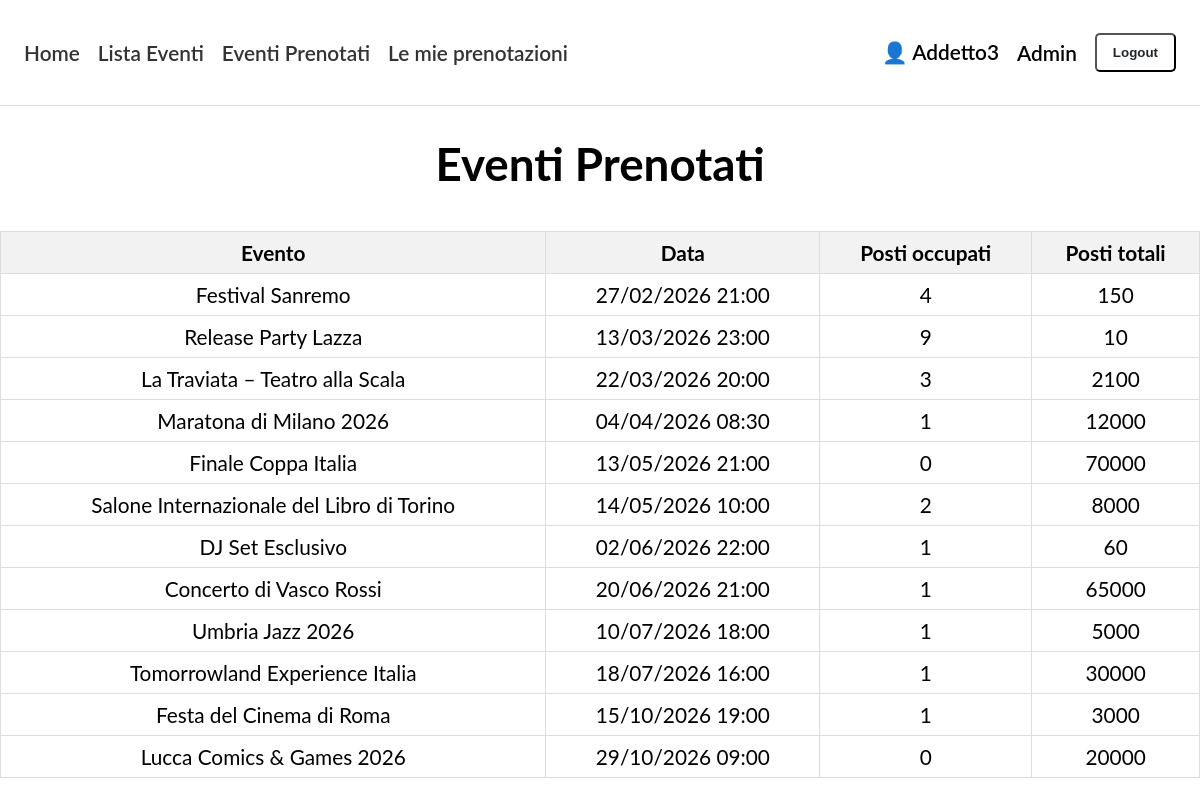
The page /events/prenotazioni-eventi/ (signed in) on the database its author committed.
### events/models.py (models this page shows, shortened)
class Evento(models.Model):
    titolo = models.CharField(max_length=200)
    descrizione = models.TextField(blank=True)
    data = models.DateTimeField()
    posti_totali = models.PositiveIntegerField()
    creatore = models.ForeignKey(User, on_delete=models.CASCADE)
    immagine = models.ImageField(upload_to="eventi/",blank=True,null=True)
    class Meta:
        verbose_name = "Evento"
        verbose_name_plural = "Eventi"

### events/views.py (the view)
# urls.py: path('prenotazioni-eventi/',views.prenotazioni_eventi,name='prenotazioni-eventi'),
@staff_member_required
def prenotazioni_eventi(request):
    eventi = Evento.objects.filter(
        data__gt=timezone.now()
    ).order_by('data')
    return render(request, 'events/prenotazioni_eventi.html', {
        'eventi': eventi
    })

### events/templates/events/prenotazioni_eventi.html
{% extends "base_generic.html" %}
{% block content %}
<h1 class="title">Eventi Prenotati</h1>
<table class="admin-table">
  <tr>
    <th>Evento</th>
    <th>Data</th>
    <th>Posti occupati</th>
    <th>Posti totali</th>
  </tr>
  {% for evento in eventi %}
  <tr>
    <td>{{ evento.titolo }}</td>
    <td>{{ evento.data|date:"d/m/Y H:i" }}</td>
    <td>{{ evento.prenotazione_set.count }}</td>
    <td>{{ evento.posti_totali }}</td>
  </tr>
  {% endfor %}
</table>
{% endblock %}

### events/templates/base_generic.html (shortened to what this page needs)
<!DOCTYPE html>
<html lang="en">
<head>
  {% load static %}
  <link rel="stylesheet" href="{% static 'css/styles.css' %}">
</head>
<body>
  <nav class="top-nav">
    <div class="nav-inner">
      <ul class="sidebar-nav">
        <li><a href="{% url 'index' %}">Home</a></li>
        <li><a href="{% url 'evento-list' %}">Lista Eventi</a></li>
        {% if user.is_staff %}
        <li>
          <a href="{% url 'prenotazioni-eventi' %}">
            Eventi Prenotati
          </a>
        </li>
        {% endif %}
        {% if user.is_authenticated %}
        <li>
          <a href="{% url 'mie-prenotazioni' %}">
            Le mie prenotazioni
          </a>
        </li>
        <li class="nav-user">
          👤 {{ user.get_username }}
        </li>
        {% if user.is_staff %}
        <li>
          <a href="/admin/" class="nav-admin">
            Admin
          </a>
        </li>
        {% endif %}
        <li>
          <form method="post" action="{% url 'logout' %}?next={% url 'index' %}">
            <button type="submit" class="btn btn-warning">Logout</button>
          </form>
        </li>
        {% else %}
        <li class="nav-auth"><a href="{% url 'login' %}?next=/events/">Accedi</a></li>
        <li class="nav-auth"><a href="{% url 'signup' '/' %}">Registrati</a></li>
        {% endif %}
      </ul>
    </div>
  </nav>
  <div class="container">
    {% block content %}
    {% endblock %}
  </div>
</body>
</html>

### events/static/css/styles.css (style rules this page uses)
body { font-family: "Lato", sans-serif; font-size: 1.3em; margin: 0; padding: 0; }
.top-nav { position: sticky; top: 0; z-index: 1000; background-color: #fff; border-bottom: 1px solid #ddd; padding: 12px 24px; }
.sidebar-nav { display: flex; align-items: center; list-style: none; padding-left: 0; gap: 18px; font-weight: 600; }
.nav-user { margin-left: auto; display: flex; align-items: center; gap: 8px; font-weight: 600; }
.sidebar-nav a.nav-admin { color: #000; }
a { color: #333; text-decoration: none; transition: color 0.15s ease; }
.title { text-align: center; font-size: 2.2em; margin: 30px 0 40px; }
.btn { display: inline-block; padding: 10px 16px; border-radius: 5px; text-decoration: none; font-weight: 600; }
.btn-warning { background-color: white; color: #212529; }
.admin-table { width: 100%; border-collapse: collapse; margin-top: 20px; }
.admin-table th, .admin-table td { padding: 8px; border: 1px solid #ddd; text-align: center; }
.admin-table th { background-color: #f2f2f2; }

### rows shown on the page
Evento: titolo "Festival Sanremo", data "27/02/2026 21:00", prenotazione_set.count "4", posti_totali "150"
Evento: titolo "Release Party Lazza", data "13/03/2026 23:00", prenotazione_set.count "9", posti_totali "10"
Evento: titolo "La Traviata – Teatro alla Scala", data "22/03/2026 20:00", prenotazione_set.count "3", posti_totali "2100"
Evento: titolo "Maratona di Milano 2026", data "04/04/2026 08:30", prenotazione_set.count "1", posti_totali "12000"
Evento: titolo "Finale Coppa Italia", data "13/05/2026 21:00", prenotazione_set.count "0", posti_totali "70000"
Evento: titolo "Salone Internazionale del Libro di Torino", data "14/05/2026 10:00", prenotazione_set.count "2", posti_totali "8000"
Evento: titolo "DJ Set Esclusivo", data "02/06/2026 22:00", prenotazione_set.count "1", posti_totali "60"
Evento: titolo "Concerto di Vasco Rossi", data "20/06/2026 21:00", prenotazione_set.count "1", posti_totali "65000"
Evento: titolo "Umbria Jazz 2026", data "10/07/2026 18:00", prenotazione_set.count "1", posti_totali "5000"
Evento: titolo "Tomorrowland Experience Italia", data "18/07/2026 16:00", prenotazione_set.count "1", posti_totali "30000"
Evento: titolo "Festa del Cinema di Roma", data "15/10/2026 19:00", prenotazione_set.count "1", posti_totali "3000"
Evento: titolo "Lucca Comics & Games 2026", data "29/10/2026 09:00", prenotazione_set.count "0", posti_totali "20000"

### other values the page prints
{{ user.get_username }} "Addetto3"
